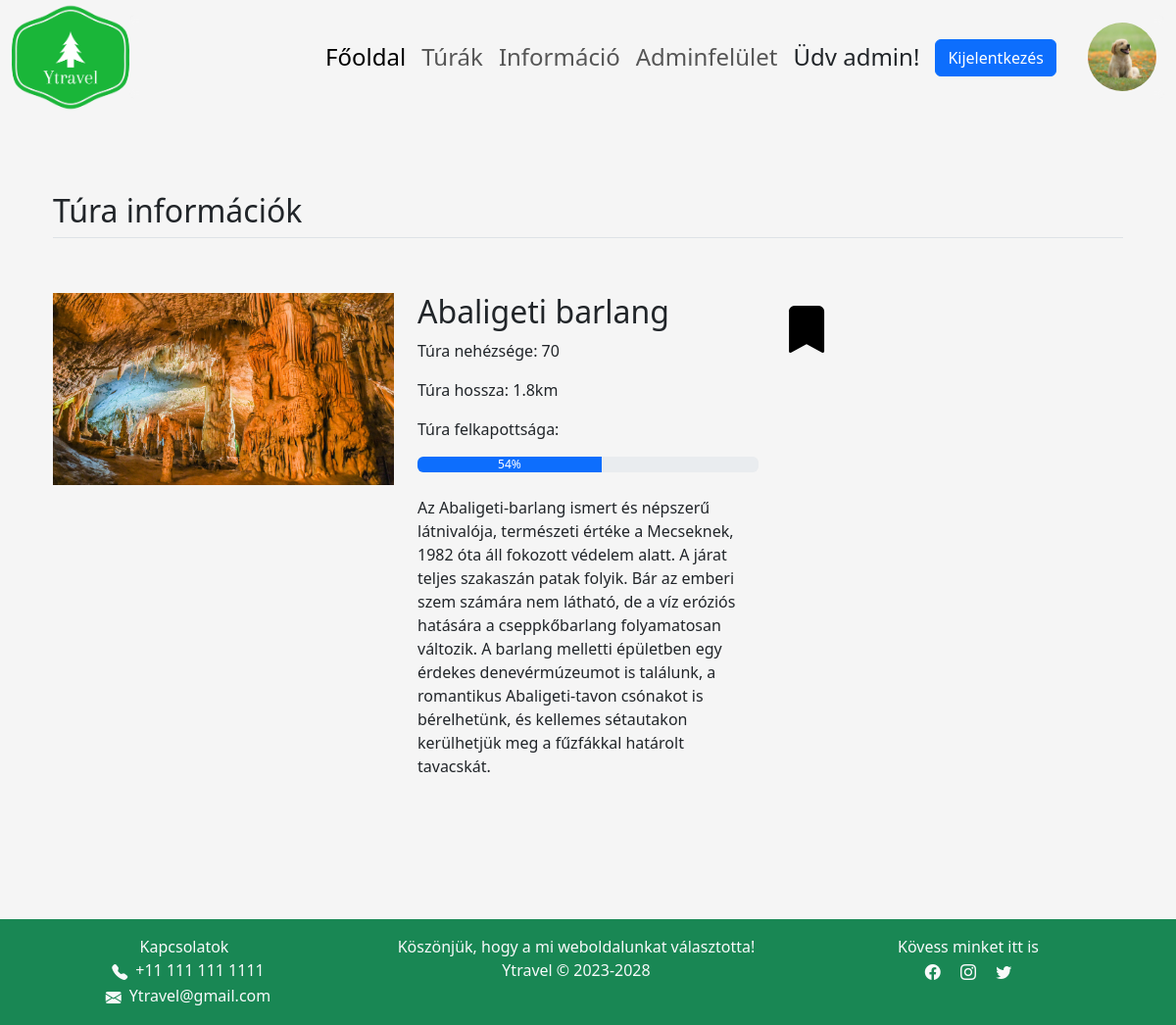
Screenshot of /frontend/turaLeiras.php?tura_id=20 (signed in) with the database file from the repository.
### tables this page shows
CREATE TABLE `turak` (
  `id` int(11) NOT NULL,
  `tura_nev` text NOT NULL,
  `tura_hossza` float(100,1) NOT NULL,
  `tura_nehezseg` int(100) NOT NULL,
  `tura_felkapottsag` int(100) NOT NULL,
  `megye_id` int(100) NOT NULL,
  `tura_kep_nev` varchar(111) NOT NULL
);

### frontend/turaLeiras.php (the view, shortened to what this page needs)
<!DOCTYPE html>
<html lang="en">
<?php
    include("../components/header.php");
?>
<body class="" style="background-image: url('../kepek/profilKepek/Background2.png'); background-repeat: no-repeat; background-size:cover;">
 <?php
  include("../components/navbar.php");
  ?>
<main>
  <?php
    if(isset($_GET["tura_id"])){
      $db = new mysqli("localhost", "root", "", "turazas");
      $turaKiir = $db->query("SELECT *, SUBSTRING(tura_leiras.tura_szoveg,1,800) AS turaSzoveg FROM turak INNER JOIN tura_leiras ON turak.id = tura_leiras.id WHERE turak.id = ".$_GET["tura_id"]." LIMIT 1");
        while($adat = $turaKiir->fetch_assoc()){
          $html =
             '
            <div class="container px-4 py-5" id="featured-3"">
            <h2 class="pb-2 border-bottom">Túra információk</h2>
            <div class="row g-4 py-5 row-cols-1 row-cols-lg-3">
              <div class="feature col">
                <div class="feature-icon d-inline-flex align-items-center justify-content-center text-bg-primary bg-gradient fs-2 mb-3">
                  <img src = "../kepektura/'.$adat["tura_kep_nev"].'.jpg" alt = "'.$adat["tura_nev"].'" class = "img-fluid">
                </div>
              </div>
              <div class="feature col">
                <h5 class="fs-2">'.$adat["tura_nev"].'</h5>
                <p>Túra nehézsége: '.$adat["tura_nehezseg"].'</p>
                <p>Túra hossza: '.$adat["tura_hossza"].'km</p>
                <p>Túra felkapottsága:</p>
                <div class="progress" role="progressbar" aria-label="Basic example" aria-valuenow="'.$adat["tura_felkapottsag"].'" aria-valuemin="0" aria-valuemax="100">
                    <div class="progress-bar" style = "width: '.$adat["tura_felkapottsag"].'%;">'.$adat["tura_felkapottsag"].'%</div>
                </div>
                <br>
                <p>'.$adat["turaSzoveg"].'</p>
              </div>
              ';
              if(isset($_SESSION["id"])){
                $html .= '<form action = "" method = "post">
                <div class="feature col">
                  <button type = "submit" name = "mentes" class = "bg-transparent" style = "border: 1px solid transparent;"><i class="bi bi-bookmark-fill" style = "font-size: 3rem;"></i></button>
                </div>
                </form>';
              }
              $html .='
            </div>
          </div>
            ';
            print $html;
    }
  }
  ?>
</main>
<?php
  include("../components/footer.php");
  ?>
</body>
</html>

### style.css (style rules this page uses)
* { margin: 0; padding: 0; box-sizing: border-box; }
html, body { margin: 0; padding: 0; background-repeat: no-repeat; background-size: cover; }
body { display: grid; gap: 2rem; grid-template-areas: "navbar" "content" "footer" ; grid-template-columns: auto; grid-template-rows: 116px auto 108px; min-height: 100vh; background-color: #f5f5f5; }
main { grid-area: content; }
.bi { vertical-align: -.125em; }

### rows the page displays
turak: tura_kep_nev (picture), tura_nev "Abaligeti barlang", tura_nehezseg "70", tura_hossza "1.8", tura_felkapottsag "54", turaSzoveg "Az Abaligeti-barlang ismert és népszerű látnivalója, természeti értéke a Mecseknek, 1982 óta áll fokozott védelem alatt. A járat teljes szakaszán patak folyik. Bár az emberi szem számára nem látható, de a víz eróziós hatására a cseppkőbarlang folyamatosan változik. A barlang melletti épületben egy érdekes denevérmúzeumot is találunk, a romantikus Abaligeti-tavon csónakot is bérelhetünk, és kellemes sétautakon kerülhetjük meg a fűzfákkal határolt tavacskát."

### other values shown
$_SESSION["nev"] "admin"
